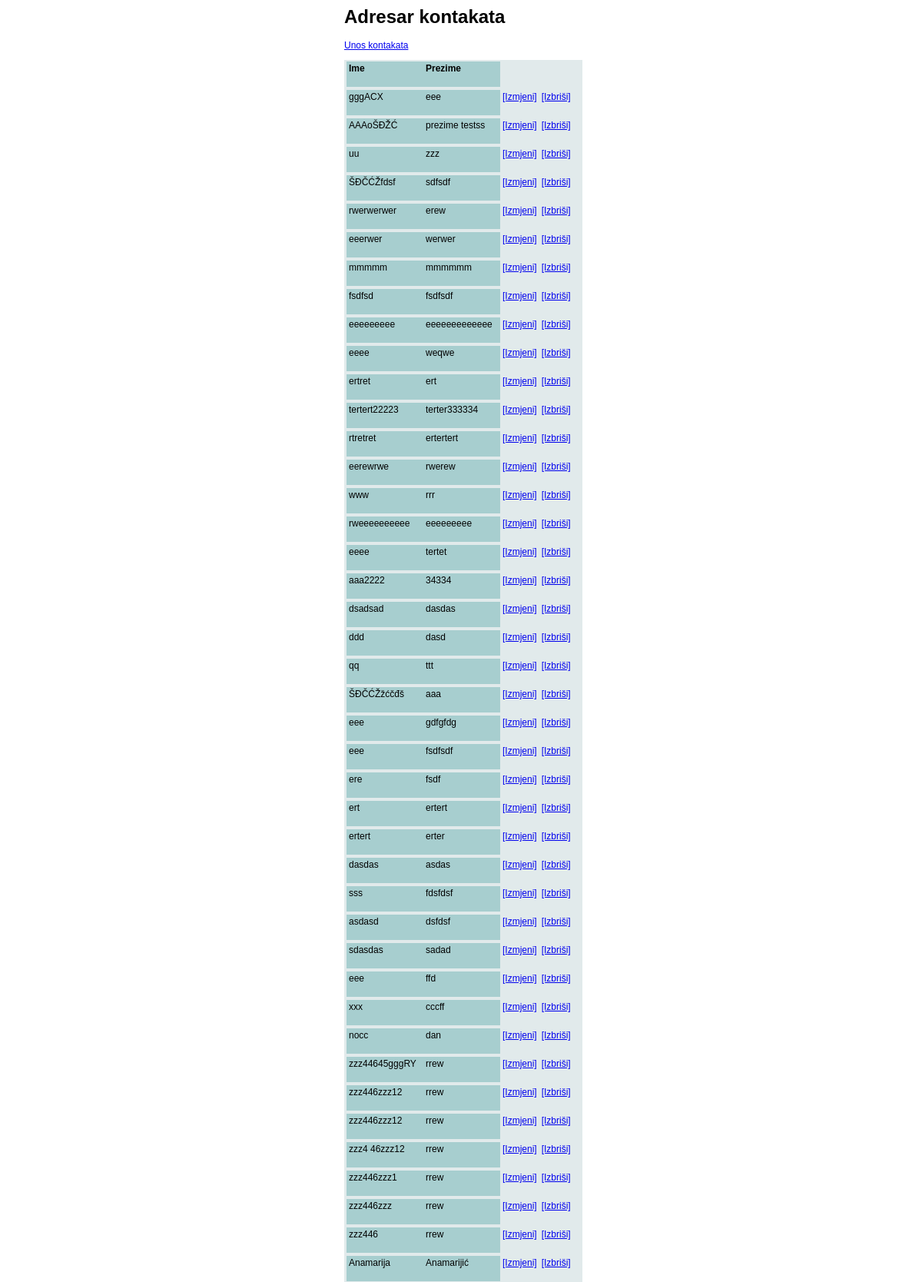
/admin/adresar_pregled.php (upper part), run on the app's committed database.
### tables this page shows
CREATE TABLE IF NOT EXISTS `contacts` (
  `id` int(10) unsigned NOT NULL AUTO_INCREMENT,
  `name` varchar(50) NOT NULL,
  `last_name` varchar(50) NOT NULL,
  `city` varchar(80) NOT NULL,
  `description` varchar(255) NOT NULL,
  `created` timestamp NOT NULL DEFAULT CURRENT_TIMESTAMP,
  PRIMARY KEY (`id`)
);

### lib/Admin_Crud.php (called while the page is built, shortened)
<?php
class Admin_Crud
{
	public $table = '', $table_related = '', $img_sizes = array();
	public function get_all_data($conn)
	{
		$sql = 'select * from `'.$this->table.'` order by id desc ';
		$rez = mysqli_query($conn, $sql);
		$data_all = array();
		while($row = mysqli_fetch_assoc($rez))
		{
			$data_all[] = $row;
		}
		return json_encode($data_all);
	}
}

### admin/adresar_pregled.php (the view, shortened to what this page needs)
<?php ini_set('display_errors', 0);
$db = new Db;
$conn = $db->getConnection();
require_once '../lib/Admin_Crud.php';
$crud = new Admin_Crud;
$crud->table = 'contacts';
$data = $crud->get_all_data($conn);
?>
<html>
<head>
<link rel="stylesheet" type="text/css" href="css/style.css" />
</head>
<body>
<div class="main">
	<form name="form_1" id="form_1" method="post" action="<?php echo $_SERVER['REQUEST_URI'];?>">
		<h1>Adresar kontakata</h1>
		<p><a href="../admin/">Unos kontakata</a></p>
		<?php
		$data = json_decode($data, true);
		$i = 0;
		foreach($data as $k=>$n)
		{
			if($i == 0)
			{
				echo '
				<div class="row_block">
					<span class="row_item"><strong>Ime</strong></span>
					<span class="row_item"><strong>Prezime</strong></span>
					<span class="row_edit edit_extra">&nbsp;</span>
					<span class="row_edit">&nbsp;</span>
				</div>';
			}
			echo '
			<div class="row_block" id="row_block_'.$n['id'].'">
				<span class="row_item">'.$n['name'].'</span>
				<span class="row_item">'.$n['last_name'].'</span>
				<span class="row_edit edit_extra"><a href="../admin/?id='.$n['id'].'">[Izmjeni]</a></span>
				<span class="row_edit"><a href="javascript:;" onclick="if(confirm(\'Jeste li sigurni da želite obrisati stavku?\')){ del_item('.$n['id'].', \''.$crud->table.'\'); }">[Izbriši]</a></span>
			</div>';
			$i++;
		}
		?>
	</form>
</div>
</body>
</html>

### admin/css/style.css (style rules this page uses)
body { font-family:Arial, helvetica, Verdana; font-size:12px; }
.main { width: 304px; margin: 0 auto; }
.row_block { display:block; width:100%; float:left; background:#E1EAEB; padding:2px 3px 2px 3px; }
.row_item { display:block; width:94px; height:29px; float:left; background:#A7CECF; padding:2px 3px 2px 3px; }
.row_edit { display:block; width:auto; float:left; padding:2px 3px 2px 3px; }
.edit_extra { padding-right:3px; }

### data on the page
contacts: shows "Ime", name "gggACX", last_name "eee"
contacts: name "AAAoŠĐŽĆ", last_name "prezime testss"
contacts: name "uu", last_name "zzz"
contacts: name "ŠĐČĆŽfdsf", last_name "sdfsdf"
contacts: name "rwerwerwer", last_name "erew"
contacts: name "eeerwer", last_name "werwer"
contacts: name "mmmmm", last_name "mmmmmm"
contacts: name "fsdfsd", last_name "fsdfsdf"
contacts: name "eeeeeeeee", last_name "eeeeeeeeeeeee"
contacts: name "eeee", last_name "weqwe"
contacts: name "ertret", last_name "ert"
contacts: name "tertert22223", last_name "terter333334"
contacts: name "rtretret", last_name "ertertert"
contacts: name "eerewrwe", last_name "rwerew"
contacts: name "www", last_name "rrr"
contacts: name "rweeeeeeeeee", last_name "eeeeeeeee"
contacts: name "eeee", last_name "tertet"
contacts: name "aaa2222", last_name "34334"
contacts: name "dsadsad", last_name "dasdas"
contacts: name "ddd", last_name "dasd"
contacts: name "qq", last_name "ttt"
contacts: name "ŠĐČĆŽžćčđš", last_name "aaa"
contacts: name "eee", last_name "gdfgfdg"
contacts: name "eee", last_name "fsdfsdf"
contacts: name "ere", last_name "fsdf"
contacts: name "ert", last_name "ertert"
contacts: name "ertert", last_name "erter"
contacts: name "dasdas", last_name "asdas"
contacts: name "sss", last_name "fdsfdsf"
contacts: name "asdasd", last_name "dsfdsf"
contacts: name "sdasdas", last_name "sadad"
contacts: name "eee", last_name "ffd"
contacts: name "xxx", last_name "cccff"
contacts: name "nocc", last_name "dan"
contacts: name "zzz44645gggRY", last_name "rrew"
contacts: name "zzz446zzz12", last_name "rrew"
contacts: name "zzz446zzz12", last_name "rrew"
contacts: name "zzz4 46zzz12", last_name "rrew"
contacts: name "zzz446zzz1", last_name "rrew"
contacts: name "zzz446zzz", last_name "rrew"
contacts: name "zzz446", last_name "rrew"
contacts: name "Anamarija", last_name "Anamarijić"
